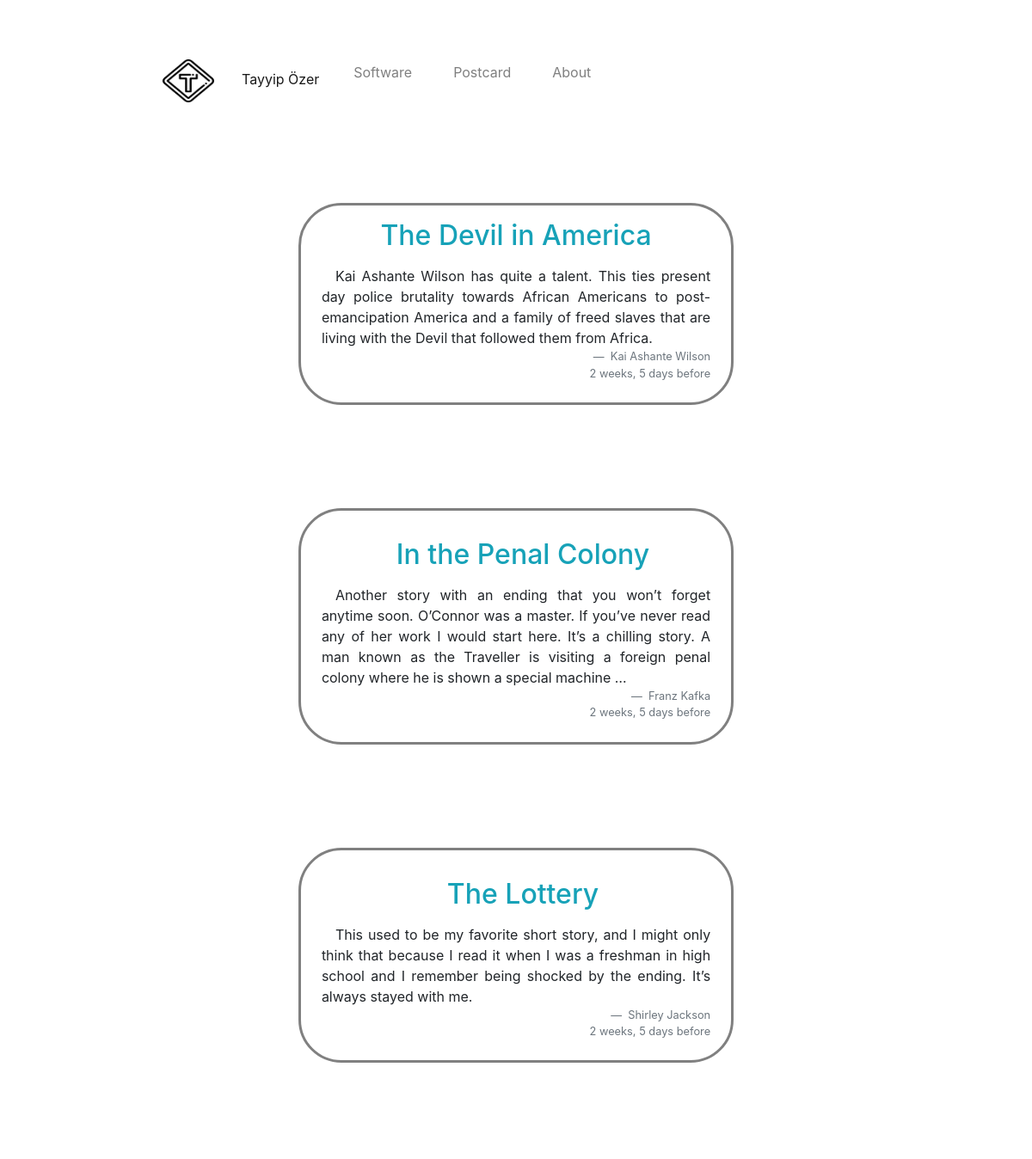
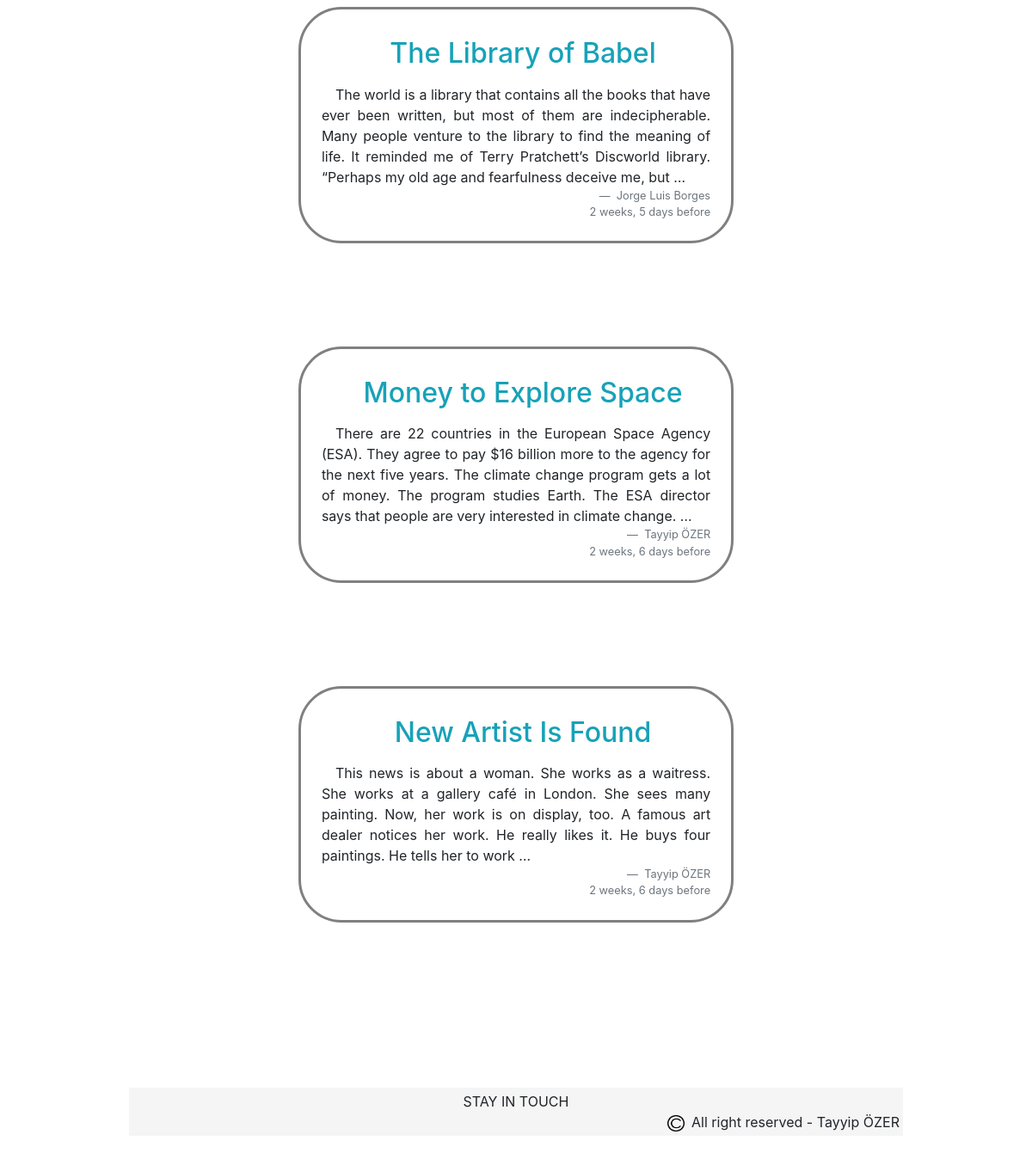
/home/, run on the app's committed database (2 pictures, top to bottom).
### home/models.py (models this page shows, shortened)
class Article(models.Model):
    name = models.CharField(max_length=100, verbose_name='Name of Article')
    slug = models.CharField(max_length=50, verbose_name='Slug')
    description = models.TextField(verbose_name='Content of Article')
    image = models.CharField(max_length=50, verbose_name='Path of Image')
    created_date = models.DateTimeField(auto_now_add=True, verbose_name='Date of Creating')
    isPublished = models.BooleanField(default= True)
    author = models.CharField(max_length=20)

### home/views.py (the view)
# urls.py: path('', views.index, name= 'home'),
def index(request):
    articles = Article.objects.all()
    articles = reversed(articles)
    context = {
        'articles' : articles
    }
    return render(request, 'home/list.html', context)

### templates/home/list.html (shortened to what this page needs)
{% extends 'layout.html' %}{% load humanize %} {% block content %} {% if articles %}
<div class="inline-block w-75 mx-auto">
    {% for article in articles %}
    <div class="card card-design my-5 p-3 w-75 mx-auto">
        <h2 class="card-head text-center">
            <a class="text-info" style="text-decoration:none;" href=" {% url 'detail' article.slug %} ">
                {{ article.name }}
            </a>
            </h2 ">
        <a class="blcokquote text-justify p-2 ">
                &emsp;{{ article.description |truncatewords:50 }}
            <footer class="blockquote-footer text-right ">
                {{article.author}} <br> {{ article.created_date | timesince }} before
            </footer>
    </div>
    {% endfor %}
</div>
{% else %}
<div class="alert alert-warning ">
    <p>
        No Articles
    </p>
</div>
{% endif %}
 {% endblock %}

### templates/home/list.html (style rules this page uses)
.card-design { border-style: solid; border-width: 3px; border-color: gray; border-radius: 50px; }

### data on the page
Article: name "The Devil in America", description "Kai Ashante Wilson has quite a talent. This ties present day police brutality towards African Americans to post-emancipation America and a family of freed slaves that are living with the Devil that followed them from Africa.", author "Kai Ashante Wilson", created_date "2 weeks, 5 days"
Article: name "In the Penal Colony", description "Another story with an ending that you won’t forget anytime soon. O’Connor was a master. If you’ve never read any of her work I would start here. It’s a chilling story. A man known as the Traveller is visiting a foreign penal colony where he is shown a special machine …", author "Franz Kafka", created_date "2 weeks, 5 days"
Article: name "The Lottery", description "This used to be my favorite short story, and I might only think that because I read it when I was a freshman in high school and I remember being shocked by the ending. It’s always stayed with me.", author "Shirley Jackson", created_date "2 weeks, 5 days"
Article: name "The Library of Babel", description "The world is a library that contains all the books that have ever been written, but most of them are indecipherable. Many people venture to the library to find the meaning of life. It reminded me of Terry Pratchett’s Discworld library. “Perhaps my old age and fearfulness deceive me, but …", author "Jorge Luis Borges", created_date "2 weeks, 5 days"
Article: name "Money to Explore Space", description "There are 22 countries in the European Space Agency (ESA). They agree to pay $16 billion more to the agency for the next five years. The climate change program gets a lot of money. The program studies Earth. The ESA director says that people are very interested in climate change. …", author "Tayyip ÖZER", created_date "2 weeks, 6 days"
Article: name "New Artist Is Found", description "This news is about a woman. She works as a waitress. She works at a gallery café in London. She sees many painting. Now, her work is on display, too. A famous art dealer notices her work. He really likes it. He buys four paintings. He tells her to work …", author "Tayyip ÖZER", created_date "2 weeks, 6 days"
